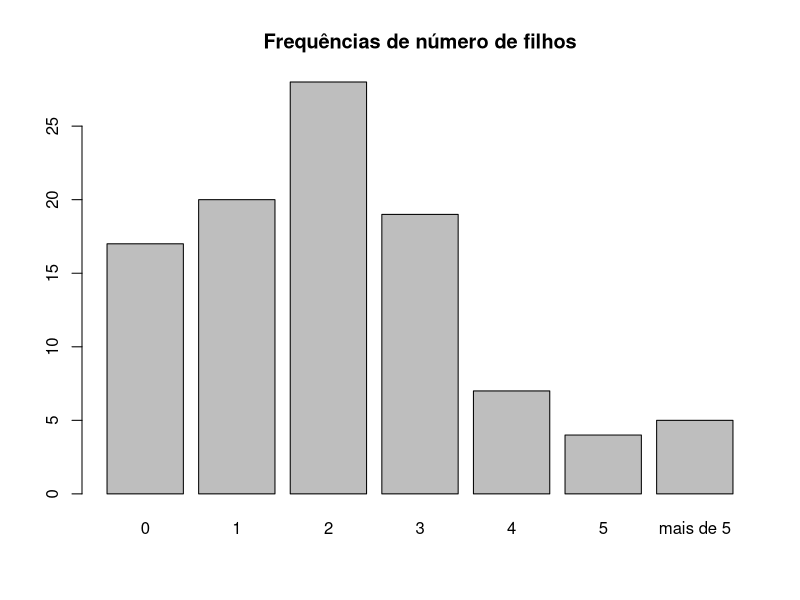
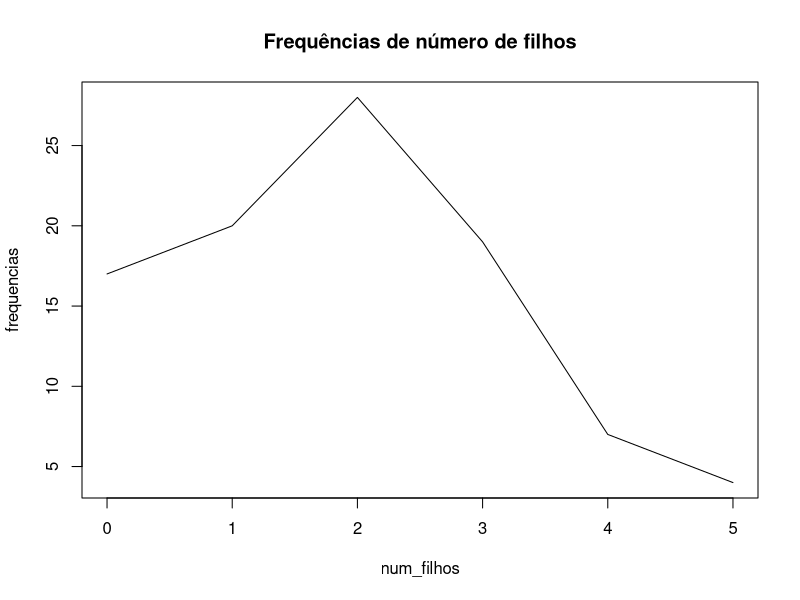

R code for these plots, in order:
# Criar um vetor com os dados de número de filhos
num_filhos <- c(0, 1, 2, 3, 4, 5, "mais de 5")

# Criar um vetor com as frequências de cada número de filhos
frequencias <- c(17, 20, 28, 19, 7, 4, 5)

# Calcular a mediana
mediana <- median(num_filhos)

# Imprimir a mediana
print(mediana)

# Calcular a moda
moda <- num_filhos[which.max(frequencias)]

# Imprimir a moda
print(moda)

# Criar um gráfico de barras com os dados de número de filhos e suas frequências
barplot(frequencias, names.arg = num_filhos)

# Adicionar um título ao gráfico
title("Frequências de número de filhos")

# Criar um gráfico de linhas com os dados de número de filhos e suas frequências
plot(num_filhos, frequencias, type = "l")

# Adicionar um título ao gráfico
title("Frequências de número de filhos")
